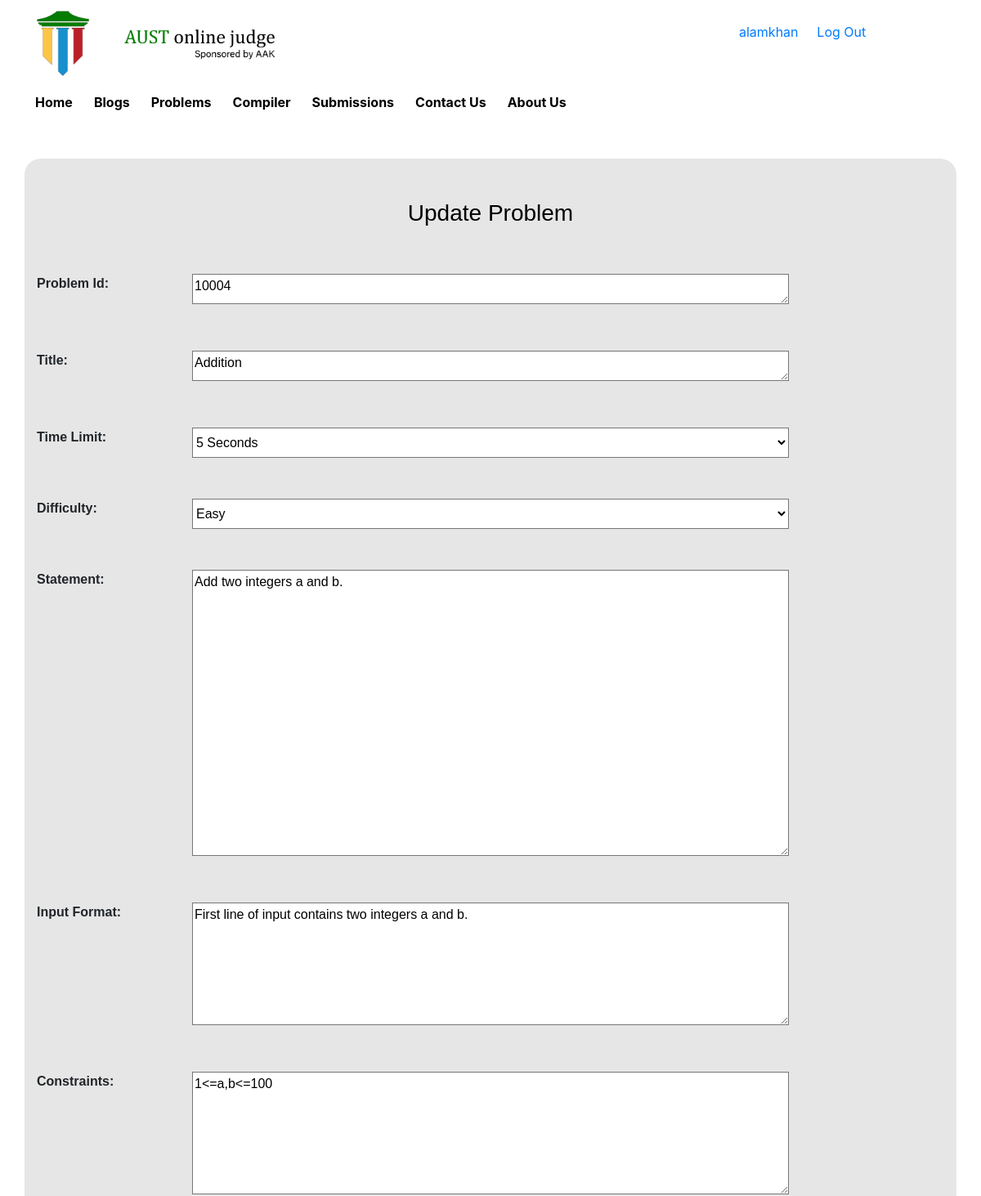
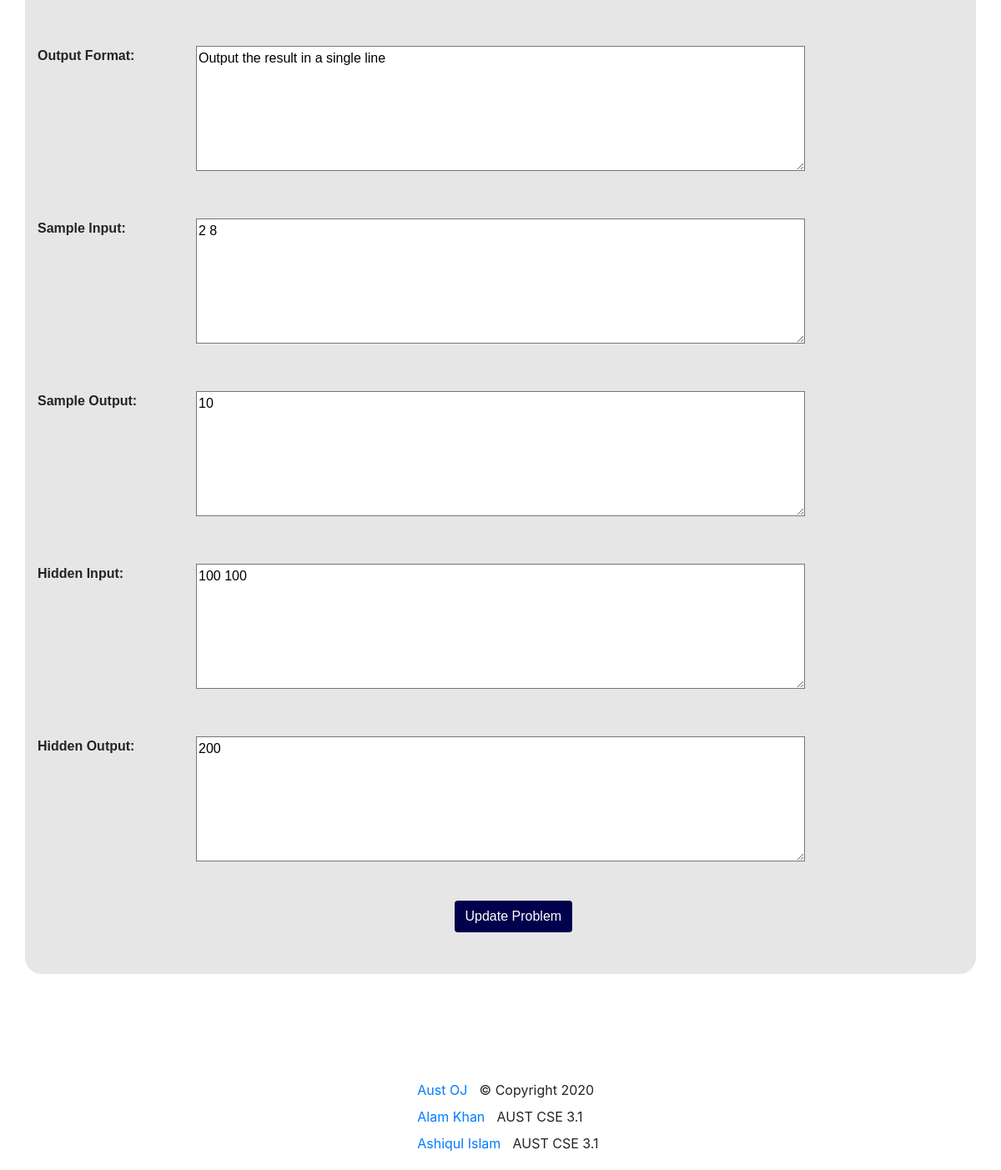
/edit-problem.php?id=10004 (signed in), run on the app's committed database (2 pictures, top to bottom).
### tables this page shows
CREATE TABLE `project_picture` (
  `name` varchar(200) NOT NULL,
  `path` varchar(200) NOT NULL
);

CREATE TABLE `problemset` (
  `id` int(11) NOT NULL,
  `name` varchar(200) NOT NULL,
  `difficulty` varchar(200) NOT NULL,
  `totalsolved` int(11) NOT NULL,
  `timelimit` int(11) NOT NULL,
  `statement` longtext NOT NULL,
  `inputformat` longtext NOT NULL,
  `constraints` longtext NOT NULL,
  `outputformat` longtext NOT NULL,
  `sampleinput` longtext NOT NULL,
  `sampleoutput` longtext NOT NULL,
  `hiddeninput` longtext NOT NULL,
  `hiddenoutput` longtext NOT NULL,
  `author` varchar(200) NOT NULL,
  `authorid` int(11) NOT NULL
);

### edit-problem.php (the view, shortened to what this page needs)
<?php
    if(isset($_SESSION['username']))
    {
        include 'loggedin.php';
    }
    else
    {
        header("location:login.php?error=add-new-problem");
        exit();
    }
    if(isset($_GET['id']))
    {
        $servername = "localhost";
        $username = "root";
        $password = "";
        $dbname = "170204084";
        $id = $_GET['id'];
        $conn = new mysqli($servername, $username, $password, $dbname);
        $sql = "SELECT * FROM problemset where id = '".$id."'";
        $result= $conn->query($sql);
        while($row = $result-> fetch_assoc())
        {
            $name = $row["name"];
            $timelimit= $row['timelimit'];
            $difficulty = $row['difficulty'];
            $statement = $row['statement'];
            $inputformat = $row['inputformat'];
            $constraints = $row['constraints'];
            $outputformat =  $row['outputformat'];
            $sampleinput = $row['sampleinput'];
            $sampleoutput = $row['sampleoutput'];
            $hiddeninput = $row['hiddeninput'];
            $hiddenoutput = $row['hiddenoutput'];
        }
    }
    else
    {
        header('location:problems.php?error');
    }
?>
<!DOCTYPE html>
<html lang="en">
<head>
        <link rel="stylesheet" href="css/bootstrap.min.css" />
        <link rel="stylesheet" href="css/main.css" />
    </head>
<body>
    <div class="Row">
        <div class="container">
                <div class="row bar">
                        <div class = "col-1.5">
                            <a href="index.php"><button type="button" class="btn homebutton"><b>Home</b></button></a>
                        </div>
                        <div class = "col-1.5">
                            <a href="blogs.php"><button type="button" class="btn homebutton"><b>Blogs</b></button></a>
                        </div>
                        <div class = "col-1.5">
                            <a href="problems.php"><button type="button" class="btn homebutton"><b>Problems</b></button></a>
                        </div>
                        <div class = "col-1.5">
                            <a href="compiler.php"><button type="button" class="btn homebutton"><b>Compiler</b></button></a>
                        </div>
                        <div class = "col-1.5">
                            <a href="submissions.php"><button type="button" class="btn homebutton"><b>Submissions</b></button></a>
                        </div>
                        <div class = "col-1.5">
                            <a href="contactus.php"><button type="button" class="btn homebutton"><b>Contact Us</b></button></a>
                        </div>
                        <div class = "col-1.5">
                            <a href="aboutus.php"><button type="button" class="btn homebutton"><b>About Us</b></button></a>
                        </div>
                </div>
                <div class ="row space"></div>
            </div>
            <div class="container new-problem-design">
                <div class ="row space"></div>
                <form action="update-problem-database.php" method = "post">
                <h3 class="new-problem-heading">Update Problem</h3>
                <div class ="row space"></div>
                <div class = "row">
                    <div class = "col-md-2">
                        <label><b>Problem Id:</b></label>
                    </div>
                    <div class = "col-md-8">
                        <?php echo "<textarea readonly class=\"textarea1\" name= \"id\">$id</textarea>";?>
                    </div>
                </div>
                <div class ="row space"></div>
                <div class = "row">
                    <div class = "col-md-2">
                        <label><b>Title:</b></label>
                    </div>
                    <div class = "col-md-8">
                        <?php echo "<textarea class=\"textarea1\" name= \"name\">$name</textarea>";?>
                    </div>
                </div>
                <div class ="row space"></div>
                <div class = "row">
                    <div class = "col-md-2">
                        <label><b>Time Limit:</b></label>
                    </div>
                    <div class = "col-md-8">
                        <SELECT name ="timelimit"class="textarea1" id="timelimit" >
                             <option <?php if($timelimit==5) echo"selected=\"selected\""; ?>value="5">5 Seconds</option>
                        </SELECT>
                    </div>
                </div>
                <div class = "row space"></div>
                <div class = "row">
                    <div class = "col-md-2">
                        <label><b>Difficulty:</b></label>
                    </div>
                    <div class = "col-md-8">
                        <SELECT name ="difficulty"class="textarea1"  id="difficulty">
                             <option <?php if($difficulty=="Easy") echo"selected=\"selected\""; ?>value="Easy">Easy</option>
                        </SELECT>
                    </div>
                </div>
                <div class = "row space"></div>
                <div class = "row">
                    <div class = "col-md-2">
                        <label><b>Statement:</b></label>
                    </div>
                    <div class = "col-md-8">
                        <?php echo "<textarea  class=\"textarea3\" required =\"\"name= \"statement\">$statement</textarea>";?>
                    </div>
                </div>
                <div class = "row space"></div>
                <div class = "row">
                    <div class = "col-md-2">
                        <label><b>Input Format:</b></label>
                    </div>
                    <div class = "col-md-8">
                        <?php echo "<textarea  class=\"textarea2\" required =\"\"name= \"inputformat\">$inputformat</textarea>";?>
                    </div>
                </div>
                <div class = "row space"></div>
                <div class = "row">
                    <div class = "col-md-2">
                        <label><b>Constraints:</b></label>
                    </div>
                    <div class = "col-md-8">
                        <?php echo "<textarea  class=\"textarea2\" required =\"\"name= \"constraints\">$constraints</textarea>";?>
                    </div>
                </div>
                <div class = "row space"></div>
                <div class = "row">
                    <div class = "col-md-2">
                        <label><b>Output Format:</b></label>
                    </div>
                    <div class = "col-md-8">
                        <?php echo "<textarea  class=\"textarea2\" required =\"\"name= \"outputformat\">$outputformat</textarea>";?>
                    </div>
                </div>
                <div class = "row space"></div>
                <div class = "row" >
                    <div class = "col-md-2">
                        <label><b>Sample Input:</b></label>
                    </div>
                    <div class = "col-md-8">
                        <?php echo "<textarea  class=\"textarea2\" required =\"\"name= \"sampleinput\">$sampleinput</textarea>";?>
                    </div>
                </div>
                <div class = "row space"></div>
                <div class = "row" >
                    <div class = "col-md-2">
                        <label><b>Sample Output:</b></label>
                    </div>
                    <div class = "col-md-8">
                        <?php echo "<textarea  class=\"textarea2\" required =\"\"name= \"sampleoutput\">$sampleoutput</textarea>";?>
                    </div>
                </div>
                <div class = "row space"></div>
                <div class = "row" >
                    <div class = "col-md-2">
                        <label><b>Hidden Input:</b></label>
                    </div>
                    <div class = "col-md-8">
                        <?php echo "<textarea  class=\"textarea2\" required =\"\"name= \"hiddeninput\">$hiddeninput</textarea>";?>
                    </div>
                </div>
                <div class = "row space"></div>
                <div class = "row" >
                    <div class = "col-md-2">
                        <label><b>Hidden Output:</b></label>
                    </div>
                    <div class = "col-md-8">
                        <?php echo "<textarea  class=\"textarea2\" required =\"\"name= \"hiddenoutput\">$hiddenoutput</textarea>";?>
                    </div>
                </div>
                <div class = "row add-problem-button">
                    <button type="submit" class="btn loginbutton" name="submit"> Update Problem</button>
                </div>
            </form>
            <div class = "row space"></div>
            </div>
            <div class = "row space"></div>
        </div>
    </body>
</html>
<?php
    include 'footer.php';
?>

### loggedIn.php (shortened to what this page needs)
<?php
	$conn = new mysqli("localhost", "root","", "170204084");
    $sql = "SELECT * FROM project_picture where name= 'logo'";
    $result= $conn->query($sql);
    while($row = $result-> fetch_assoc())
    {
        $pic= $row["path"];
    }
?>
<!doctype html>
<html lang="en">
	<head>
	    <link rel="stylesheet" href="css/bootstrap.min.css" />
	    <link rel="stylesheet" href="css/main.css" />
	</head>
	<body>
		<div class='Row'>
			<div class="container">
				<div class="row">
					<div class="col-8">
						<img src="<?php echo $pic ?>" class = "logo">
					</div>
					<div class = "login" >
						<a  href="profile.php?id=<?php echo$_SESSION['id']?>"><?php echo $_SESSION['username'] ?> </a>
					</div>
					<div class =  "regi">
						<a  href="login2.php" >Log Out</a>
					</div>
				</div>
			</div>
		</div>
	</body>
</html>

### css/main.css (style rules this page uses)
.Row { background: white; margin: 1%; }
.regi { margin-left: 2%; margin-top: 15px; }
.login { margin-top: 15px; margin-left: 10%; }
.logo { width : 40%; height: auto; }
.homebutton { background-color:White; box-shadow:White; }
.space { height: 50px; }
.loginbutton { background-color:#00004d; box-shadow:#009933; color: white; }
.add-problem-button { margin-left: 45%; margin-top: 40px; }
.new-problem-design { background-color:#e6e6e6;; font-family: "Comic Sans MS", cursive, sans-serif; border-radius:20px; }
.new-problem-heading { color: black; text-shadow: gray; text-align: center; }
.textarea1 { width: 100%; height :37px; background-color:white; }
.textarea2 { width: 100%; height :150px; background-color:white; }
.textarea3 { width: 100%; height :350px; background-color:white; }

### data on the page
project_picture: path (picture)
problemset: name "Addition", timelimit "5 Seconds", difficulty "Easy", statement "Add two integers a and b.", inputformat "First line of input contains two integers a and b.", constraints "1<=a,b<=100", outputformat "Output the result in a single line", sampleinput "2 8", sampleoutput "10", hiddeninput "100 100", hiddenoutput "200"

### other printed values
$_SESSION['username'] "alamkhan"
